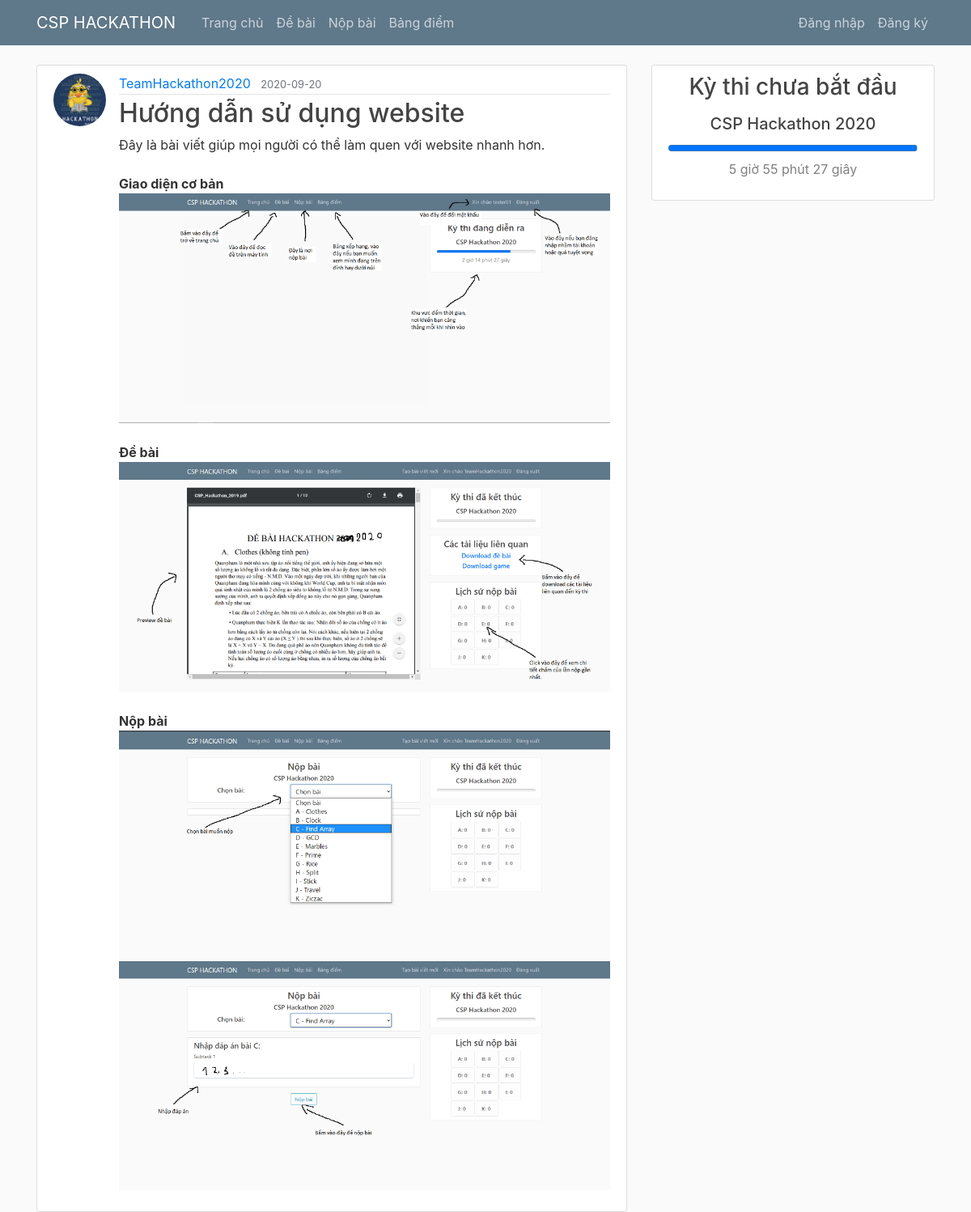
Screenshot of /post/2 with the database file from the repository.
### Hackathon/models.py (models this page shows, shortened)
class User(db.Model, UserMixin):
    id = db.Column(db.Integer, primary_key=True)
    username = db.Column(db.String(20), unique=True, nullable=False)
    image_file = db.Column(db.String(20), nullable=False, default='default.jpg')
    password = db.Column(db.String(60), nullable=False)
    repass = db.Column(db.Boolean, nullable=False, default=False)
    posts = db.relationship('Post', backref='author', lazy=True)
    submissions = db.relationship('Submission', backref='author', lazy=True)

class Post(db.Model):
    id = db.Column(db.Integer, primary_key=True)
    title = db.Column(db.String(100), nullable=False)
    date_posted = db.Column(db.DateTime, nullable=False, default=datetime.utcnow)
    content = db.Column(db.Text, nullable=False)
    user_id = db.Column(db.Integer, db.ForeignKey('user.id'), nullable=False)

### Hackathon/routes.py (the view)
@app.route("/post/<int:post_id>")
def post(post_id):
    post = Post.query.get_or_404(post_id)
    return render_template('post.html', title=post.title, post=post)

### Hackathon/routes.py (called while the page is built)
def contestData_timestart():
    token = list(map(int, contestData['timestart'].split('_')))
    dt = datetime(token[0], token[1], token[2], token[3], token[4], token[5])
    return int(mktime(dt.timetuple()))

@app.context_processor
def inject_contest_data():
    time_left = max(0, contestData_timestart() + contestData['duration'] * 60 - int(time()))
    unix_time = time_left
    if time_left > duration:
        time_left -= duration
        hour = time_left // 3600
        time_left %= 3600
        minute = time_left // 60
        time_left %= 60
        second = time_left
    else:
        hour = time_left // 3600
        time_left %= 3600
        minute = time_left // 60
        time_left %= 60
        second = time_left
    return dict(time_left=unix_time, hour=hour, minute=minute, second=second, nProblems=nProblems, duration=duration)

### Hackathon/templates/post.html (shortened to what this page needs)
{% extends "layout.html" %}
{% block content %}
  <article class="media content-section">
    <img class="rounded-circle article-img" src="{{ url_for('static', filename='profile_images/' + post.author.image_file) }}">
    <div class="media-body">
      <div class="article-metadata">
        <a class="mr-2" href="#">{{ post.author.username }}</a>
        <small class="text-muted">{{ post.date_posted.strftime('%Y-%m-%d') }}</small>
      </div>
      <h2 class="article-title">{{ post.title }}</h2>
      <p class="article-content">{{ post.content | safe }}</p>
    </div>
  </article>
{% endblock content %}

### Hackathon/static/main.css (style rules this page uses)
body { background: #fafafa; color: #333333; margin-top: 5rem; }
h1, h2, h3, h4, h5, h6 { color: #444444; }
.content-section { background: #ffffff; padding: 10px 20px; border: 1px solid #dddddd; border-radius: 3px; margin-bottom: 20px; }
.article-title { color: #444444; }
.article-content { white-space: pre-line; }
.article-img { height: 65px; width: 65px; margin-right: 16px; }
.article-metadata { padding-bottom: 1px; margin-bottom: 4px; border-bottom: 1px solid #e3e3e3 }

### rows the page displays
User: image_file (placeholder picture), author.username "TeamHackathon2020"
Post: date_posted "2020-09-20", title "Hướng dẫn sử dụng website", content "Đây là bài viết giúp mọi người có thể làm quen với website nhanh hơn. Giao diện cơ bản Đề bài Nộp bài", content (picture)
